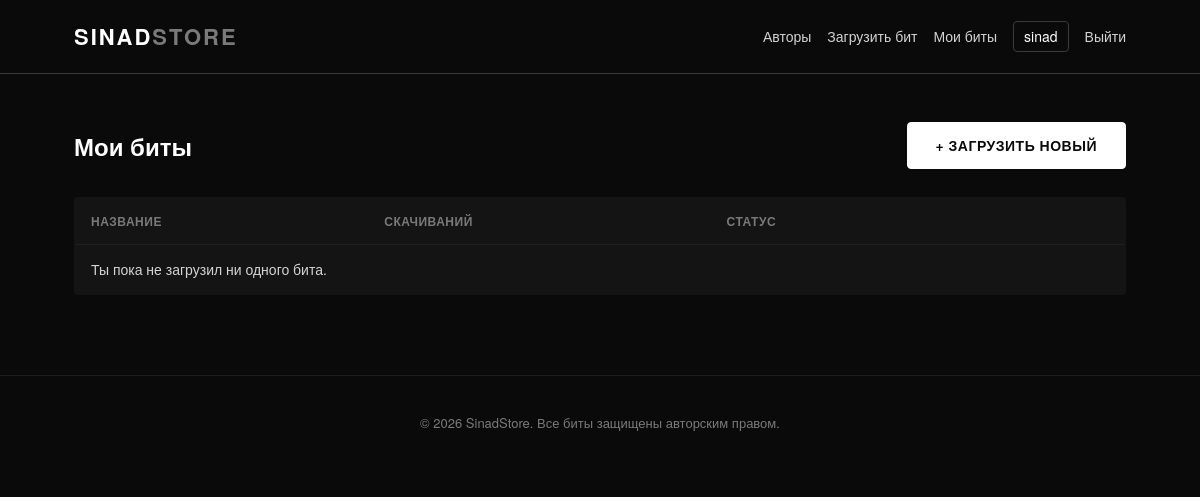
/my-beats/ (signed in), run on an earlier commit of the app's database.
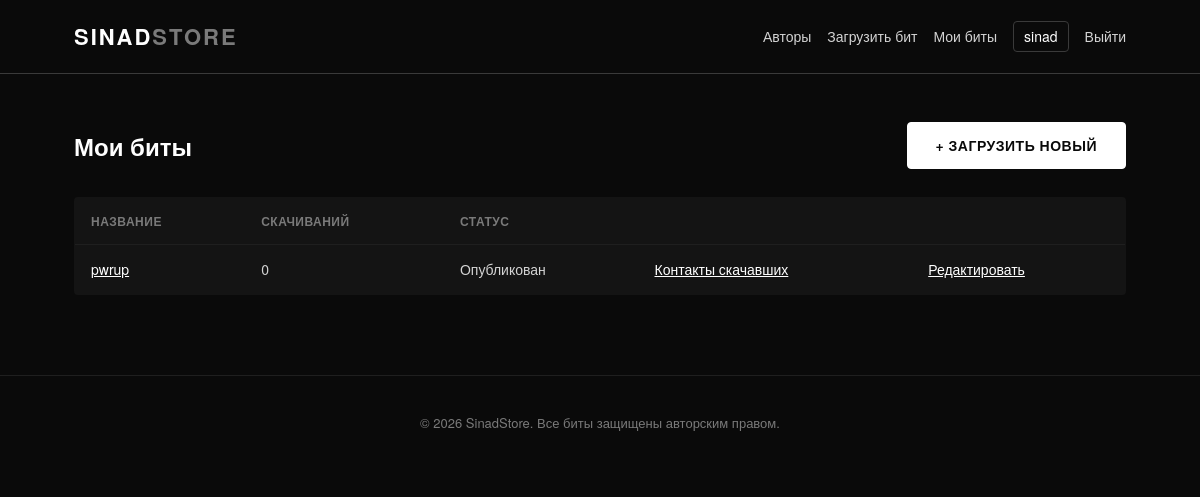
And on a later commit of the database.
### beats/models.py (models this page shows, shortened)
class Beat(models.Model):
    author = models.ForeignKey(
        settings.AUTH_USER_MODEL,
        on_delete=models.CASCADE,
        related_name='beats',
        verbose_name='Автор',
    )
    title = models.CharField('Название', max_length=200)
    slug = models.SlugField('Слаг', max_length=220, unique=True, blank=True)
    description = models.TextField('Описание', blank=True)
    bpm = models.PositiveIntegerField('BPM', blank=True, null=True)
    genre = models.CharField('Жанр', max_length=100, blank=True)
    cover = models.ImageField('Обложка', upload_to='covers/')
    preview_audio = models.FileField('Превью (для прослушивания)', upload_to='audio_previews/')
    full_audio = models.FileField('Полный файл (для скачивания)', upload_to='audio_full/')
    is_active = models.BooleanField('Опубликован', default=True)
    created_at = models.DateTimeField('Создан', auto_now_add=True)
    class Meta:
        verbose_name = 'Бит'
        verbose_name_plural = 'Биты'
        ordering = ['-created_at']

### beats/views.py (the view)
# urls.py: path('my-beats/', views.my_beats, name='my_beats'),
@login_required
def my_beats(request):
    beats = Beat.objects.filter(author=request.user).annotate(
        download_count=Count('download_requests')
    )
    return render(request, 'beats/my_beats.html', {'beats': beats})

### templates/beats/my_beats.html (shortened to what this page needs)
{% extends "base.html" %}
{% block content %}
<section class="my-beats">
    <div class="my-beats-header">
        <h1>Мои биты</h1>
        <a href="{% url 'upload_beat' %}" class="btn btn-primary">+ Загрузить новый</a>
    </div>
    <table class="beats-table">
        <thead>
            <tr>
                <th>Название</th>
                <th>Скачиваний</th>
                <th>Статус</th>
                <th></th>
                <th></th>
            </tr>
        </thead>
        <tbody>
            {% for beat in beats %}
                <tr>
                    <td><a href="{% url 'beat_detail' beat.slug %}">{{ beat.title }}</a></td>
                    <td>{{ beat.download_count }}</td>
                    <td>{% if beat.is_active %}Опубликован{% else %}Скрыт{% endif %}</td>
                    <td><a href="{% url 'beat_leads' beat.slug %}">Контакты скачавших</a></td>
                    <td><a href="{% url 'edit_beat' beat.slug %}">Редактировать</a></td>
                </tr>
            {% empty %}
                <tr><td colspan="5">Ты пока не загрузил ни одного бита.</td></tr>
            {% endfor %}
        </tbody>
    </table>
</section>
{% endblock %}

### templates/base.html (shortened to what this page needs)
{% load static %}
<!DOCTYPE html>
<html lang="ru">
<head>
    <link rel="stylesheet" href="{% static 'css/style.css' %}">
</head>
<body>
    <header class="site-header">
        <div class="container header-inner">
            <a href="{% url 'beat_list' %}" class="logo">SINAD<span>STORE</span></a>
            <nav class="nav">
                <a href="{% url 'producer_list' %}">Авторы</a>
                {% if user.is_authenticated %}
                    <a href="{% url 'upload_beat' %}">Загрузить бит</a>
                    <a href="{% url 'my_beats' %}">Мои биты</a>
                    <span class="nav-user">{{ user.username }}</span>
                    <form action="{% url 'logout' %}" method="post" class="inline-form">
                        <button type="submit" class="link-button">Выйти</button>
                    </form>
                {% else %}
                    <a href="{% url 'signup' %}">Регистрация</a>
                    <a href="{% url 'login' %}">Войти</a>
                {% endif %}
            </nav>
        </div>
    </header>
    <main class="container">
        {% block content %}{% endblock %}
    </main>
    <footer class="site-footer">
        <div class="container">
            <p>&copy; {% now "Y" %} SinadStore. Все биты защищены авторским правом.</p>
        </div>
    </footer>
</body>
</html>

### static/css/style.css (style rules this page uses)
:root { --black: #0a0a0a; --dark: #141414; --gray-800: #1f1f1f; --gray-600: #3a3a3a; --gray-400: #7a7a7a; --gray-200: #d4d4d4; --white: #ffffff; --radius: 4px; }
* { box-sizing: border-box; }
body { margin: 0; background: var(--black); color: var(--gray-200); font-family: 'Helvetica Neue', Arial, sans-serif; line-height: 1.5; }
a { color: inherit; text-decoration: none; }
.container { max-width: 1100px; margin: 0 auto; padding: 0 24px; }
.site-header { border-bottom: 1px solid var(--gray-600); background: var(--black); position: sticky; top: 0; z-index: 10; }
.header-inner { display: flex; align-items: center; justify-content: space-between; padding: 20px 24px; }
.logo { font-size: 22px; font-weight: 700; letter-spacing: 2px; color: var(--white); }
.logo span { color: var(--gray-400); }
.nav { display: flex; align-items: center; gap: 16px; font-size: 14px; }
.inline-form { display: inline; }
.link-button { background: none; border: none; color: var(--gray-200); font: inherit; cursor: pointer; padding: 0; }
.nav-user { color: var(--white); border: 1px solid var(--gray-600); padding: 4px 10px; border-radius: var(--radius); }
.btn { display: inline-block; padding: 12px 28px; border-radius: var(--radius); font-weight: 600; font-size: 14px; letter-spacing: 0.5px; cursor: pointer; border: 1px solid var(--white); text-transform: uppercase; }
.btn-primary { background: var(--white); color: var(--black); }
.my-beats { padding: 48px 0 80px; }
.my-beats-header { display: flex; align-items: center; justify-content: space-between; margin-bottom: 28px; }
.my-beats-header h1 { color: var(--white); margin: 0; }
.beats-table { width: 100%; border-collapse: collapse; background: var(--dark); border: 1px solid var(--gray-800); border-radius: var(--radius); overflow: hidden; }
.beats-table th, .beats-table td { padding: 14px 16px; text-align: left; border-bottom: 1px solid var(--gray-800); font-size: 14px; }
.beats-table th { color: var(--gray-400); text-transform: uppercase; letter-spacing: 0.5px; font-size: 12px; }
.beats-table td a { color: var(--white); text-decoration: underline; }
.beats-table tr:last-child td { border-bottom: none; }
.site-footer { border-top: 1px solid var(--gray-800); padding: 24px 0; color: var(--gray-400); font-size: 13px; text-align: center; }

What changed in the data, as far as the page shows it:
added Beat: title "pwrup", download_count "0", is_active "Опубликован"
Also different on the page:
text no longer shown: "Ты пока не загрузил ни одного бита."
